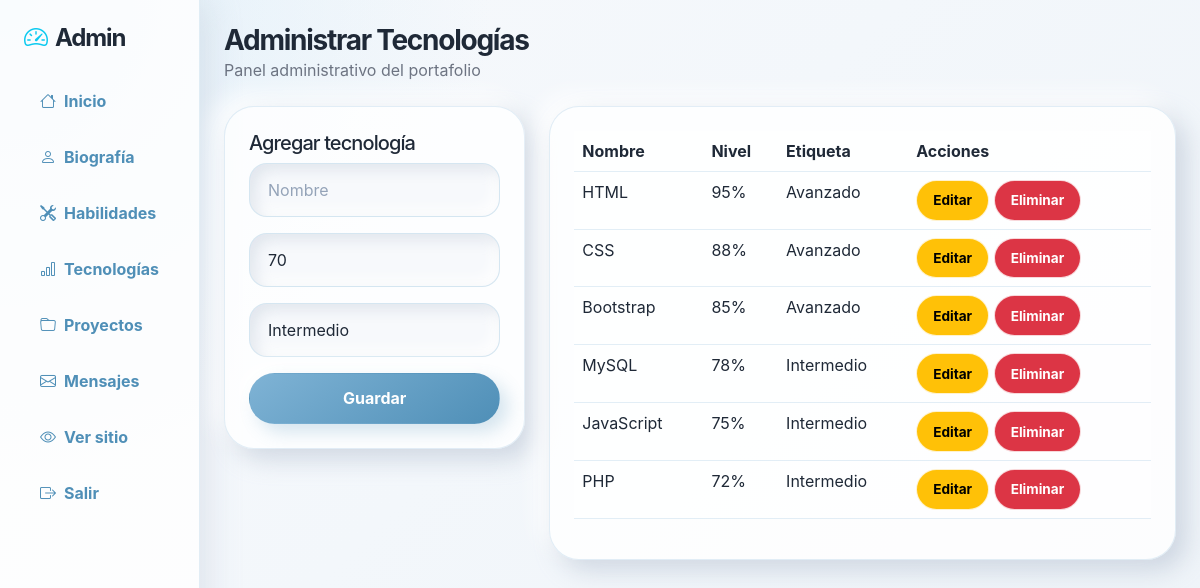
Page /admin/tecnologias.php (signed in) on the committed database.
### tables this page shows
CREATE TABLE tecnologias (
  id INT AUTO_INCREMENT PRIMARY KEY,
  nombre VARCHAR(100) NOT NULL,
  nivel INT NOT NULL DEFAULT 50,
  etiqueta VARCHAR(50) DEFAULT 'Intermedio'
);

### public_html/admin/tecnologias.php (the view, shortened to what this page needs)
<?php
require_once '../includes/auth.php'; proteger_admin(); require_once '../includes/conexion.php'; require_once 'partials.php';
$edit = isset($_GET['editar']) ? $conexion->query('SELECT * FROM tecnologias WHERE id='.(int)$_GET['editar'])->fetch_assoc() : null;
$items = $conexion->query('SELECT * FROM tecnologias ORDER BY nivel DESC'); admin_header('Administrar Tecnologías');
?>
<div class="row g-4"><div class="col-lg-4"><div class="card admin-card p-4"><h5><?= $edit?'Editar':'Agregar' ?> tecnología</h5><form method="POST"><input type="hidden" name="id" value="<?= $edit['id'] ?? '' ?>"><div class="mb-3"><input name="nombre" class="form-control bg-white text-dark" placeholder="Nombre" value="<?= htmlspecialchars($edit['nombre'] ?? '') ?>" required></div><div class="mb-3"><input type="number" min="1" max="100" name="nivel" class="form-control bg-white text-dark" value="<?= htmlspecialchars($edit['nivel'] ?? '70') ?>" required></div><div class="mb-3"><input name="etiqueta" class="form-control bg-white text-dark" placeholder="Intermedio" value="<?= htmlspecialchars($edit['etiqueta'] ?? 'Intermedio') ?>" required></div><button class="btn btn-primary w-100">Guardar</button></form></div></div><div class="col-lg-8"><div class="card admin-card p-4"><table class="table"><thead><tr><th>Nombre</th><th>Nivel</th><th>Etiqueta</th><th>Acciones</th></tr></thead><tbody><?php while($r=$items->fetch_assoc()): ?><tr><td><?= htmlspecialchars($r['nombre']) ?></td><td><?= (int)$r['nivel'] ?>%</td><td><?= htmlspecialchars($r['etiqueta']) ?></td><td><a class="btn btn-sm btn-warning" href="?editar=<?= $r['id'] ?>">Editar</a> <a class="btn btn-sm btn-danger" onclick="return confirm('¿Eliminar?')" href="?eliminar=<?= $r['id'] ?>">Eliminar</a></td></tr><?php endwhile; ?></tbody></table></div></div></div>

### rows in the picture
tecnologias: nombre "HTML", nivel "95", etiqueta "Avanzado"
tecnologias: nombre "CSS", nivel "88", etiqueta "Avanzado"
tecnologias: nombre "Bootstrap", nivel "85", etiqueta "Avanzado"
tecnologias: nombre "MySQL", nivel "78", etiqueta "Intermedio"
tecnologias: nombre "JavaScript", nivel "75", etiqueta "Intermedio"
tecnologias: nombre "PHP", nivel "72", etiqueta "Intermedio"

### other values in the picture
$titulo "Administrar Tecnologías"
